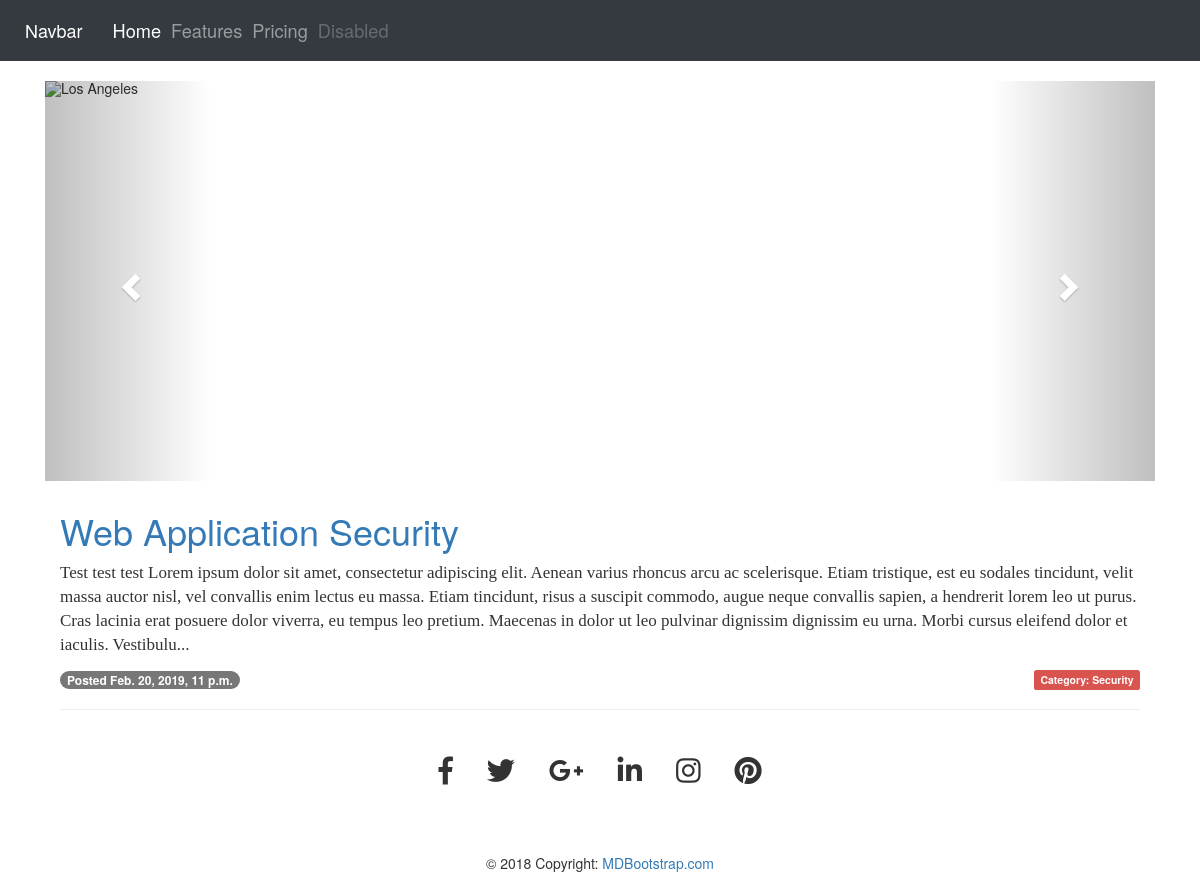
The app's page /cybersecurity/ with its own data.
### articles/models.py (models this page shows, shortened)
class Article(models.Model):
    category = models.CharField(max_length=100)
    title = models.CharField(max_length=100)
    slug = models.SlugField()
    body = models.TextField()
    date = models.DateTimeField(auto_now_add=True)
    def snippet(self):
        return self.body[:500] + "..."
    def retrieve_category(self):
        return self.category

### djangonautic/views.py (the view)
# urls.py: url(r'^cybersecurity/$',views.cyber_security),
def cyber_security(request):
    articles = filter("Security")
    return render(request,'cybersecurity.html',{'articles':articles})

### djangonautic/views.py (called while the page is built)
def filter(blog_category):
    articles = Article.objects.all().order_by("date") #retrieves article from db by date
    articles = articles.filter(category=blog_category) #Then filter it by Category
    return articles

### templates/cybersecurity.html (shortened to what this page needs)
{%load static from staticfiles%}
<!DOCTYPE html>
<html lang="en">
<head>
  <link rel="stylesheet" href="https://stackpath.bootstrapcdn.com/bootstrap/4.2.1/css/bootstrap.min.css">
  <link rel="stylesheet" href="https://maxcdn.bootstrapcdn.com/bootstrap/3.4.0/css/bootstrap.min.css">
  <link rel="stylesheet" href="https://use.fontawesome.com/releases/v5.6.3/css/all.css">
  <link rel="stylesheet" href="{%static 'home.css'%}">
</head>
<body>
<nav class="navbar navbar-expand-lg navbar-dark bg-dark navbar-static-top">
  <a class="navbar-brand" href="#">Navbar</a>
  <div class="collapse navbar-collapse" id="navbarNav">
    <ul class="navbar-nav">
      <li class="nav-item active">
        <a class="nav-link" href="#">Home <span class="sr-only">(current)</span></a>
      </li>
      <li class="nav-item">
        <a class="nav-link" href="#">Features</a>
      </li>
      <li class="nav-item">
        <a class="nav-link" href="#">Pricing</a>
      </li>
      <li class="nav-item">
        <a class="nav-link disabled" href="#" tabindex="-1" aria-disabled="true">Disabled</a>
      </li>
    </ul>
  </div>
</nav>
<div class="container">
  <div id="myCarousel" class="carousel slide" data-ride="carousel">
    <ol class="carousel-indicators">
      <li data-target="#myCarousel" data-slide-to="0" class="active"></li>
      <li data-target="#myCarousel" data-slide-to="1"></li>
      <li data-target="#myCarousel" data-slide-to="2"></li>
    </ol>
    <div class="carousel-inner">
      <div class="item active">
        <img src="{%static 'chris-ried-512801-unsplash.jpg'%}" alt="Los Angeles" style="width:100%;">
      </div>
    </div>
    <a class="left carousel-control" href="#myCarousel" data-slide="prev">
      <span class="glyphicon glyphicon-chevron-left"></span>
    </a>
    <a class="right carousel-control" href="#myCarousel" data-slide="next">
      <span class="glyphicon glyphicon-chevron-right"></span>
    </a>
  </div
  <p>{{article.retrieve_by_category}}</p>
  <div class="col-md-12">
    <div class="articles">
      {%for article in articles%}
      <div class="article">
        <h1><a href="#">{{article.title}}</a></h1>
        <p>{{article.snippet}}</p>
      </div>
      <div>
        <span class="badge">Posted {{article.date}}</span>
        <div class="pull-right"> <span class="label label-danger">Category: {{article.retrieve_category}}</span></div>
      </div>
      <hr>
      {%endfor%}
    </div>
  </div>
</div>
<footer class="page-footer font-small cyan darken-3">
    <div class="container">
      <div class="row">
        <div class="col-md-12 py-5 center">
          <div class="mb-5 flex-center">
            <a class="fb-ic">
              <i class="fab fa-facebook-f fa-lg white-text mr-md-5 mr-3 fa-2x"> </i>
            </a>
            <a class="tw-ic">
              <i class="fab fa-twitter fa-lg white-text mr-md-5 mr-3 fa-2x"> </i>
            </a>
            <a class="gplus-ic">
              <i class="fab fa-google-plus-g fa-lg white-text mr-md-5 mr-3 fa-2x"> </i>
            </a>
            <a class="li-ic">
              <i class="fab fa-linkedin-in fa-lg white-text mr-md-5 mr-3 fa-2x"> </i>
            </a>
            <a class="ins-ic">
              <i class="fab fa-instagram fa-lg white-text mr-md-5 mr-3 fa-2x"> </i>
            </a>
            <a class="pin-ic">
              <i class="fab fa-pinterest fa-lg white-text fa-2x"> </i>
            </a>
          </div>
        </div>
      </div>
    </div>
    <div class="footer-copyright text-center py-3">© 2018 Copyright:
      <a href="https://mdbootstrap.com/education/bootstrap/"> MDBootstrap.com</a>
    </div>
  </footer>
</body>
</html>

### assets/home.css (style rules this page uses)
.center { display: flex; justify-content: center; }
.carousel .item { height: 400px; width:auto; }
.item img { position: absolute; top: 0; left: 0; min-height: 400px; }
nav a { color: white; font-size: 1.3em; }
.article p { font-family: 'Playfair Display', serif; font-size: 17px; }

### records on screen
Article: title "Web Application Security", snippet "Test test test Lorem ipsum dolor sit amet, consectetur adipiscing elit. Aenean varius rhoncus arcu ac scelerisque. Etiam tristique, est eu sodales tincidunt, velit massa auctor nisl, vel convallis enim lectus eu massa. Etiam tincidunt, risus a suscipit commodo, augue neque convallis sapien, a hendrerit lorem leo ut purus. Cras lacinia erat posuere dolor viverra, eu tempus leo pretium. Maecenas in dolor ut leo pulvinar dignissim dignissim eu urna. Morbi cursus eleifend dolor et iaculis. Vestibulu...", date "Feb. 20, 2019, 11 p.m.", retrieve_category "Security"
